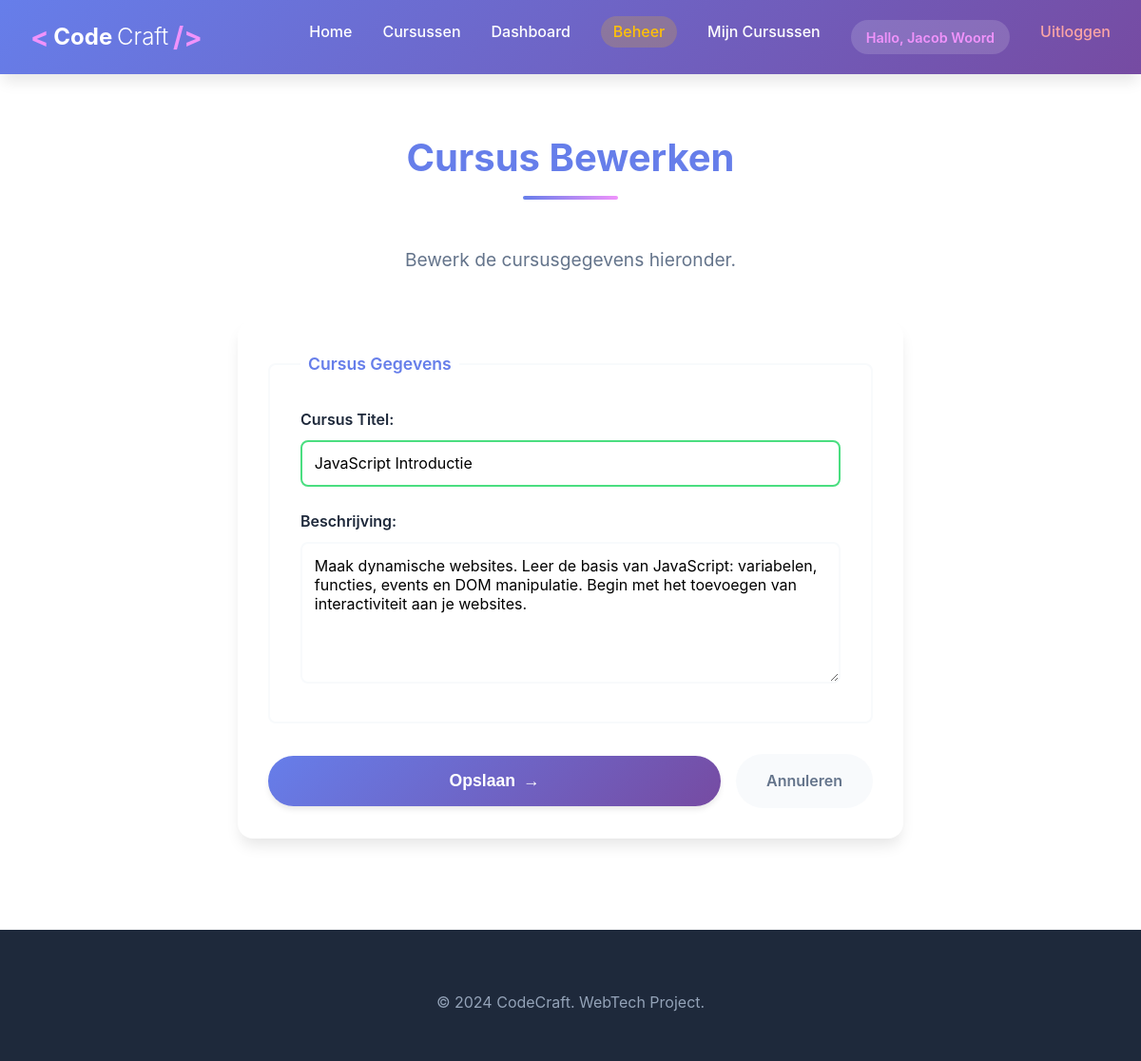
Screenshot of /courses/6/edit (signed in) with the database file from the repository.
### tables this page shows
CREATE TABLE courses (
            id INTEGER PRIMARY KEY AUTOINCREMENT,
            title TEXT NOT NULL,
            description TEXT,
            created_at DATETIME DEFAULT CURRENT_TIMESTAMP
        );

### py/app.py (the view, shortened to what this page needs)
@app.route('/courses/<int:id>/edit', methods=['GET', 'POST'])
@admin_required
def edit_course(id):
    conn = get_db()
    cursor = conn.cursor()
    cursor.execute('SELECT * FROM courses WHERE id = ?', (id,))
    course = cursor.fetchone()
    if not course:
        conn.close()
        flash('Cursus niet gevonden', 'error')
        return redirect(url_for('list_courses'))
    conn.close()
    return render_template('course_form.html', title='Cursus Bewerken', course=course)

### py/app.py (called while the page is built)
def get_db():
    conn = sqlite3.connect(DATABASE)
    conn.row_factory = sqlite3.Row
    return conn

def admin_required(f):
    @wraps(f)
    def decorated_function(*args, **kwargs):
        if 'user_id' not in session:
            flash('Je moet ingelogd zijn om deze pagina te bekijken.', 'error')
            return redirect(url_for('login_page'))
        if not session.get('is_admin'):
            flash('Je hebt geen toegang tot deze pagina.', 'error')
            return redirect(url_for('index'))
        return f(*args, **kwargs)
    return decorated_function

@app.context_processor
def inject_user():
    return {
        'logged_in': 'user_id' in session,
        'user_name': session.get('user_name'),
        'user_email': session.get('user_email'),
        'is_admin': session.get('is_admin', False)
    }

### templates/course_form.html (shortened to what this page needs)
{% extends "base.html" %}
{% block content %}
<section class="contact" id="course-form">
    <div class="container">
        <h2>{{ title }}</h2>
        <p class="section-intro">
            {% if course %}Bewerk de cursusgegevens hieronder.{% else %}Vul de gegevens in voor de nieuwe cursus.{% endif %}
        </p>
        <form class="contact-form" method="POST">
            <fieldset>
                <legend>Cursus Gegevens</legend>
                <div class="form-group">
                    <label for="title">Cursus Titel:</label>
                    <input type="text" id="title" name="title" required
                           value="{% if course %}{{ course.title }}{% endif %}"
                           placeholder="Bijv. Geavanceerde CSS">
                </div>
                <div class="form-group">
                    <label for="description">Beschrijving:</label>
                    <textarea id="description" name="description" rows="6" required
                              placeholder="Beschrijf wat studenten gaan leren...">{% if course %}{{ course.description }}{% endif %}</textarea>
                </div>
            </fieldset>
            <div class="form-actions-row">
                <button type="submit" class="submit-button">
                    <span>{% if course %}Opslaan{% else %}Cursus Aanmaken{% endif %}</span>
                    <span class="button-arrow">&rarr;</span>
                </button>
                <a href="{{ url_for('list_courses') }}" class="btn-cancel">Annuleren</a>
            </div>
        </form>
    </div>
</section>
{% endblock %}

### static/style.css (style rules this page uses)
:root { --primary-color: #667eea; --primary-dark: #5568d3; --secondary-color: #764ba2; --accent-color: #f093fb; --success-color: #4ade80; --warning-color: #fbbf24; --danger-color: #ef4444; --bg-primary: #ffffff; --bg-secondary: #f8fafc; --bg-dark: #1e293b; --text-primary: #1e293b; --text-secondary: #64748b; --text-light: #94a3b8; --spacing-xs: 0.5rem; --spacing-sm: 1rem; --spacing-md: 2rem; --spacing-lg: 4rem; --spacing-xl: 6rem; --radius-sm: 0.25rem; --radius-md: 0.5rem; --radius-lg: 1rem; --radius-xl: 2rem; --shadow-sm: 0 1px 2px 0 rgb(0 0 0 / 0.05); --shadow-md: 0 4px 6px -1px rgb(0 0 0 / 0.1); --shadow-lg: 0 10px 15px -3px rgb(0 0 0 / 0.1); --shadow-xl: 0 20px 25px -5px rgb(0 0 0 / 0.1); --transition-fast: 0.15s ease; --transition-base: 0.3s ease; --transition-slow: 0.5s ease; }
* { margin: 0; padding: 0; box-sizing: border-box; }
html { scroll-behavior: smooth; }
body { font-family: -apple-system, BlinkMacSystemFont, 'Segoe UI', Roboto, 'Helvetica Neue', Arial, sans-serif; line-height: 1.6; color: var(--text-primary); background: var(--bg-primary); }
h1, h2, h3, h4, h5, h6 { line-height: 1.2; font-weight: 700; }
h2 { font-size: 2.5rem; }
p { margin-bottom: 1rem; }
a { color: var(--primary-color); transition: color var(--transition-base); }
.container { max-width: 1200px; margin: 0 auto; padding: 0 var(--spacing-md); }
section { padding: var(--spacing-lg) 0; }
h2 { color: var(--primary-color); margin-bottom: var(--spacing-md); text-align: center; position: relative; display: inline-block; width: 100%; }
h2::after { content: ''; display: block; width: 100px; height: 4px; background: linear-gradient(90deg, var(--primary-color), var(--accent-color)); margin: 1rem auto; border-radius: 2px; }
.section-intro { text-align: center; font-size: 1.2rem; color: var(--text-secondary); max-width: 700px; margin: 0 auto 3rem; }
fieldset { border: 2px solid var(--bg-secondary); border-radius: var(--radius-md); padding: var(--spacing-md); margin-bottom: var(--spacing-md); }
legend { color: var(--primary-color); font-weight: 600; font-size: 1.1rem; padding: 0 0.5rem; }
.form-group { margin-bottom: 1.5rem; }
.form-group:last-child { margin-bottom: 0; }
label { display: block; margin-bottom: 0.5rem; color: var(--text-primary); font-weight: 600; }
input[type="text"], input[type="email"], select, textarea { width: 100%; padding: 0.8rem; border: 2px solid var(--bg-secondary); border-radius: var(--radius-md); font-size: 1rem; font-family: inherit; transition: all var(--transition-base); background: white; }
input[type="text"]:valid:not(:placeholder-shown), input[type="email"]:valid:not(:placeholder-shown) { border-color: var(--success-color); }
.submit-button { background: linear-gradient(135deg, var(--primary-color), var(--secondary-color)); color: white; padding: 1rem 2rem; border: none; border-radius: 50px; font-size: 1.1rem; font-weight: 600; cursor: pointer; transition: all var(--transition-base); width: 100%; box-shadow: var(--shadow-md); display: flex; align-items: center; justify-content: center; gap: 0.5rem; }
.button-arrow { transition: transform var(--transition-base); }
.form-actions-row { display: flex; gap: 1rem; align-items: center; margin-top: var(--spacing-md); }
.form-actions-row .submit-button { width: auto; flex: 1; }
.btn-cancel { padding: 1rem 2rem; background: var(--bg-secondary); color: var(--text-secondary); border-radius: 50px; text-decoration: none; font-weight: 600; transition: all var(--transition-base); }
.contact-form { max-width: 700px; margin: 2rem auto; background: white; padding: var(--spacing-md); border-radius: var(--radius-lg); box-shadow: var(--shadow-lg); }

### rows the page displays
courses: title "JavaScript Introductie", description "Maak dynamische websites. Leer de basis van JavaScript: variabelen, functies, events en DOM manipulatie. Begin met het toevoegen van interactiviteit aan je websites."

### other values shown
{{ user_name }} "Jacob Woord"
{{ title }} "Cursus Bewerken"
